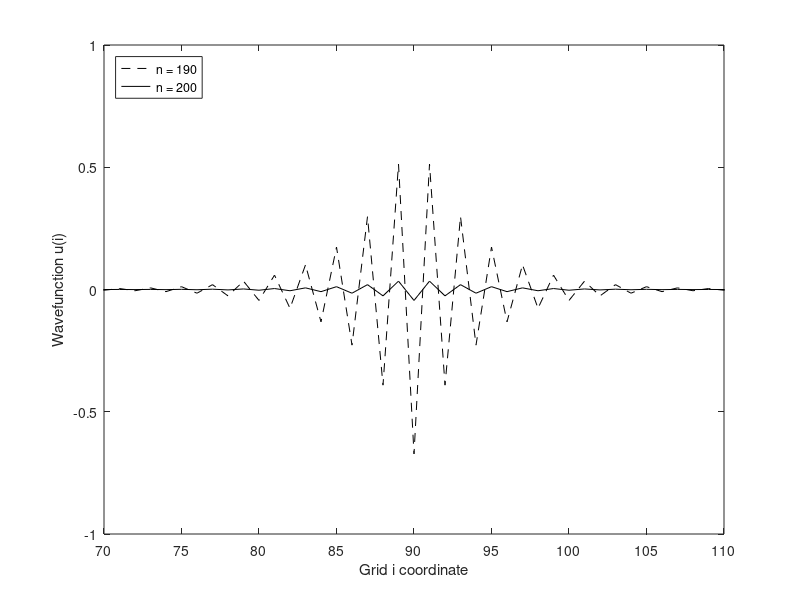

The MATLAB source for this figure:
S = 1;
S1 = 1.075;

delta = 3.5;
mi = 60;

dx = 1;

x = 1:dx:200;

u = zeros(1, (199 / dx) + 1);

us = cat(2, exp((-1 / 2) * ((x - mi) / delta).^2) ./ (delta * sqrt( 2 * pi)), zeros(1, 10000));

us = us / max(us);

u(1, 1) = us(1);

n = 2;

while 1
    u(n, 1) = us(n);
    
    for i = 2:(199 / dx)
        if (i == 90)
            u(n + 1, i) = (S1^2 * (u(n, i + 1) - 2 * u(n, i) + u(n, i - 1))) + 2 * u(n, i) - u(n - 1, i);
        else
            u(n + 1, i) = (S^2 * (u(n, i + 1) - 2 * u(n, i) + u(n, i - 1))) + 2 * u(n, i) - u(n - 1, i);
        end
    end
    
    if (n == 277)
        plot(x, u(277, :), 'k--', x, u(267, :), 'k-')
        xlabel('Grid i coordinate')
        ylabel('Wavefunction u(i)')
        xticks([70 75 80 85 90 95 100 105 110])
        % xticks([0 20 40 60 80 100 120 140 160 180 200 220])
        yticks([-1 -0.5 0 0.5 1])
        legend({'n = 190', 'n = 200'}, 'Location', 'northwest')
    
        axis([70 110 -1 1])
        pause(1);
        break;
    else
        plot(x, u(n, :), 'k')
        xlabel('Grid i coordinate')
        ylabel('Wavefunction u(i)')
        xticks([0 20 40 60 80 100 120 140 160 180 200])
        yticks([-1 -0.5 0 0.5 1])

        axis([0 200 -1 1])
        pause(.01);
    end

    n = n + 1;
    
end

